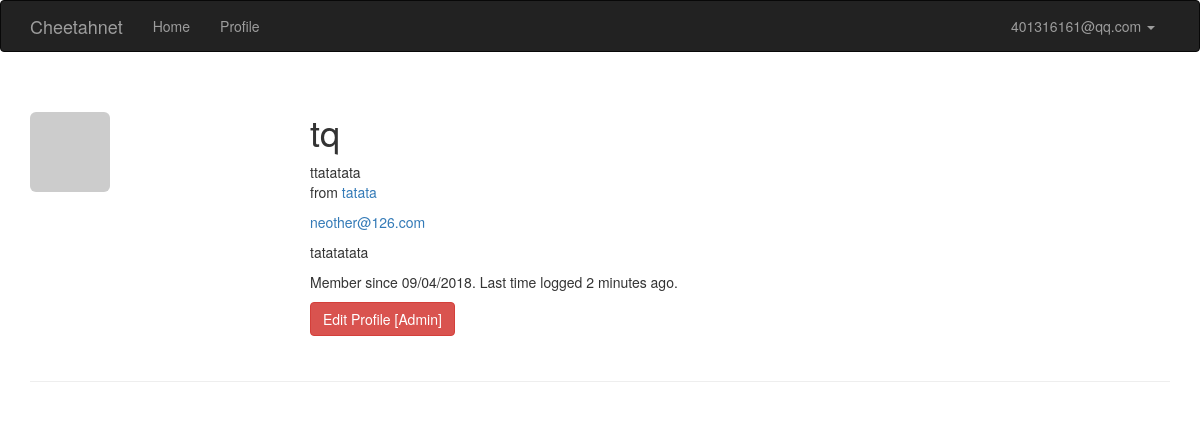
/user/tq (signed in), run on the app's committed database.
### app/models.py (models this page shows, shortened)
class User(UserMixin, db.Model):
    __tablename__ = 'users'
    id = db.Column(db.Integer, primary_key=True)
    email = db.Column(db.String(64), unique=True, index=True)
    username = db.Column(db.String(64), unique=True, index=True)
    password_hash = db.Column(db.String(128))
    role_id = db.Column(db.Integer, db.ForeignKey('roles.id'))
    confirmed = db.Column(db.Boolean, default=False)
    name = db.Column(db.String(64))
    location = db.Column(db.String(64))
    about_me = db.Column(db.Text())
    member_since = db.Column(db.DateTime(), default=datetime.utcnow)
    last_seen = db.Column(db.DateTime(), default=datetime.utcnow)
    avatar_hash = db.Column(db.String(32))
    @property
    def password(self):
        raise AttributeError('password is not a readable attribute')
    @login_manager.user_loader
    def load_user(user_id):
        return User.query.get(int(user_id))
    def can(self, perm):
        return self.role is not None and self.role.has_permission(perm)
    def is_administrator(self):
        return self.can(Permission.ADMIN)
    def ping(self):
        self.last_seen = datetime.utcnow()
        db.session.add(self)
    def gravatar_hash(self):
        return hashlib.md5(self.email.lower().encode('utf-8')).hexdigest()
    def gravatar(self, size=100, default='identicon', rating='g'):
        url = 'https://secure.gravatar.com/avatar'
        hash = self.avatar_hash or self.gravatar_hash()
        return '{url}/{hash}?s={size}&d={default}&r={rating}'.format(
            url=url, hash=hash, size=size, default=default, rating=rating)

### app/main/views.py (the view)
@main.route('/user/<username>')
def user(username):
    user = User.query.filter_by(username=username).first_or_404()
    '''
    page = request.args.get('page', 1, type=int)
    pagination = user.posts.order_by(Post.timestamp.desc()).paginate(
        page, per_page=current_app.config['FLASKY_POSTS_PER_PAGE'],
        error_out=False)
    posts = pagination.items
    return render_template('user.html', user=user, posts=posts,
                           pagination=pagination)
    '''
    return render_template('user.html', user=user)

### app/auth/views.py (called while the page is built)
@auth.before_app_request
def before_request():
    if current_user.is_authenticated:
        current_user.ping()
        if not current_user.confirmed \
                and request.blueprint != 'auth' \
                and request.endpoint != 'static':
            return redirect(url_for('auth.unconfirmed'))

### app/main/__init__.py (called while the page is built)
@main.app_context_processor
def inject_permissions():
    return dict(Permission=Permission)

### app/models.py (called while the page is built)
    def has_permission(self, perm):
        return self.permissions & perm == perm

### app/templates/user.html (shortened to what this page needs)
{% extends "base.html" %}
{% import "bootstrap/wtf.html" as wtf %}
{% block page_content %}
    <div class="page-header">
        <img class="img-rounded profile-thumbnail" src="{{ user.gravatar(size=230) }}">
        <div class="profile-header">
            <h1>{{ user.username }}</h1>
            {% if user.name or user.location %}
                <p>
                    {% if user.name %}{{ user.name }}<br>{% endif %}
                    {% if user.location %}
                        from <a href="http://map.baidu.com/">{{ user.location }}</a><br>
                    {% endif %}
                </p>
            {% endif %}
            {% if current_user.is_administrator() %}
                <p><a href="mailto:{{ user.email }}">{{ user.email }}</a></p>
            {% endif %}
            {% if user.about_me %}<p>{{ user.about_me }}</p>{% endif %}
            <p>
                Member since {{ moment(user.member_since).format('L') }}.
                Last time logged {{ moment(user.last_seen).fromNow() }}.
            </p>
            <p>
                {% if current_user.is_administrator() %}
                    <a class="btn btn-danger" href="{{ url_for('.edit_profile_admin', id=user.id) }}">Edit Profile [Admin]</a>
                {% endif %}
            </p>
        </div>
    </div>
{% endblock %}

### app/templates/base.html (shortened to what this page needs)
{% extends "bootstrap/base.html" %}
{% block head %}
{{ super() }}
<link rel="stylesheet" type="text/css" href="{{ url_for('static', filename='styles.css') }}">
{% endblock %}
{% block navbar %}
<div class="navbar navbar-inverse" role="navigation">
    <div class="container">
        <div class="navbar-header">
            <a class="navbar-brand" href="{{ url_for('main.index') }}">Cheetahnet</a>
        </div>
        <div class="navbar-collapse collapse">
            <ul class="nav navbar-nav">
                <li><a href="{{ url_for('main.index') }}">Home</a></li>
                {% if current_user.is_authenticated %}
                <li><a href="{{ url_for('main.user', username=current_user.username) }}">Profile</a></li>
                {% endif %}
            </ul>
            <ul class="nav navbar-nav navbar-right">
                {% if current_user.is_authenticated %}
                <li class="dropdown">
                    <a href="#" class="dropdown-toggle" data-toggle="dropdown">
                    {{ current_user.email }} <b class="caret"></b>
                    </a>
                </li>
                {% else %}
                <li><a href="{{ url_for('auth.login') }}">Log In</a></li>
                {% endif %}
            </ul>
        </div>
    </div>
</div>
{% endblock %}
{% block content %}
<div class="container">
    {% block page_content %}{% endblock %}
</div>
{% endblock %}

### app/static/styles.css (style rules this page uses)
.profile-thumbnail { position: absolute; }
.profile-header { min-height: 260px; margin-left: 280px; }

### data on the page
User: email "401316161@qq.com"
User: username "tq", name "ttatatata", location "tatata", email "neother@126.com", about_me "tatatatata", member_since "09/04/2018", last_seen "2 minutes ago"
